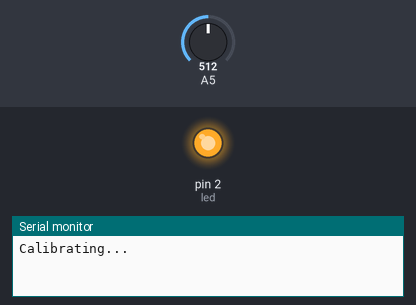
Bench run of a sketch on a simulated Arduino Uno, built with avr-gcc and run on an emulated ATmega328P. Shown: output pins drawn as LEDs (lit = HIGH), the last lines printed to the serial monitor. Inputs (shaded band) come from the test bench; at power-on: A5 = 512.

Above: at 0.1 s.
At 25.1 s:
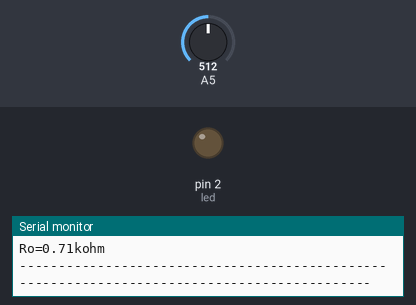
Timing chart, 0 to 26.6 s (numbered marks = the images above):
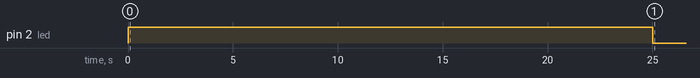

The sketch:

MQSensor.ino
```cpp
#include "MQSensor.h"
#define CH4 (0)
#define CO (1)
#define LPG (2)

mqsensor mq_co(13,CH4);
mqsensor mq_ch4(13,CO);
mqsensor mq_lpg(13,LPG);

float Ro;
float co;
float ch4;
float lpg;


void setup() {
  pinMode (2,OUTPUT);
  Serial.begin(9600);
  Serial.print("Calibrating...\n");
  Ro = mq_ch4.MQCalibration();
  Serial.print("Calibracion completa...\n");
  Serial.print("Ro=");
  Serial.print(Ro);
  Serial.println("kohm");
  Serial.println("--------------------------------------------------------------------------------------------");
  Serial.print("\n\n");
}

void loop() {

  ch4 = mq_ch4.MQGetGasPercentage(Ro);
  co = mq_co.MQGetGasPercentage(Ro);
  lpg = mq_lpg.MQGetGasPercentage(Ro);

  if(ch4 > 200 || co > 200 || lpg > 200 )
  {
    digitalWrite(2,HIGH);
  }
  else
  {
    digitalWrite(2,LOW);
  }
  Serial.println("----------------------------------------------------------------------------------------------");
  Serial.print("CH4: ");
  Serial.print(ch4);
  Serial.print(" ppm ");
  Serial.print("\n\n");
  Serial.print("CO: ");
  Serial.print(co);
  Serial.print(" ppm ");
  Serial.print("\n\n");
  Serial.print("LPG: ");
  Serial.print(lpg);
  Serial.print(" ppm ");
  Serial.print("\n\n");
  delay (2000);


}
```

MQSensor.cpp
```cpp
#include "MQSensor.h"

mqsensor::mqsensor(int pin, int gas)
  {
       mq_pin = pin;
       led = 2;
       rl = 1;
       r0_limpio = 9.83;
       muestras_calibracion = 50;
       espera_calibracion = 500;
       muestras_lectura = 5;
       espera_lectura = 50;
       bandera_gas = gas;

  }

float mqsensor::MQResistanceCalculation(int raw_adc)
 {
    float y = 0;
    y = (rl*(4096-raw_adc)/raw_adc);
    return ( ((float) y * (3/2)));
 }

float mqsensor::MQCalibration()
 {
   pinMode(led,OUTPUT);
   digitalWrite(led,HIGH);
   int i;
   float val=0;
   float r0 = 0;

   for (i=0;i<muestras_calibracion;i++) {
   r0 += MQResistanceCalculation(analogRead(mq_pin));
   delay(espera_calibracion);
  }
  r0 = r0/muestras_calibracion;
  r0 = r0/r0_limpio;
  digitalWrite(led,LOW);
  return r0;
 }

void mqsensor::MQRead()
 {
    int i;
    rs=0;

    for (i=0;i<muestras_lectura;i++) {
    rs += MQResistanceCalculation(analogRead(mq_pin));
    delay(espera_lectura);
  }

    rs = rs/muestras_lectura;
 }

int mqsensor::MQGetGasPercentage(float r0)
 {
    MQRead();
    if ( bandera_gas == 0 ) {
     return MQGetPercentage((rs/r0),LPGCurve);
  } else if ( bandera_gas == 1 ) {
     return MQGetPercentage((rs/r0),COCurve);
  } else if ( bandera_gas == 2 ) {
     return MQGetPercentage((rs/r0),CH4Curve);
  }

 }

int mqsensor::MQGetPercentage(float rs_ro_ratio, float *pcurve)
 {
   return {pow(10,( ((log(rs_ro_ratio)-pcurve[1])/pcurve[2]) + pcurve[0]))};
 }
```

MQSensor.h
```cpp
#ifndef MQSensor_h
#define MQSensor_h
#include "arduino.h"

class mqsensor
{
  private:

    int mq_pin;
    int led;
    int bandera_gas;
    float rl;
    float r0_limpio;
    int muestras_calibracion;
    int espera_calibracion;
    int muestras_lectura;
    int espera_lectura;
    float LPGCurve[3] = {2.3,0.32,-0.49};
    float COCurve[3] = {2.3,0.25,-0.58};
    float CH4Curve[3] = {2.3,0.49,-0.38};
    float rs;

  public:

     mqsensor(int pin, int gas);
    float MQResistanceCalculation(int raw_adc);
    float MQCalibration();
    void MQRead();
    int MQGetGasPercentage(float r0);
    int  MQGetPercentage(float rs_ro_ratio, float *pcurve);

};
#endif
```
